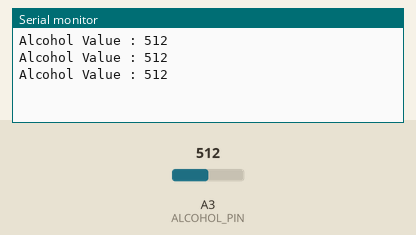
Recording of a sketch running on a simulated Arduino Uno, built with avr-gcc and run on an emulated ATmega328P. Parts: the last lines printed to the serial monitor. The inputs (shaded band) are chosen by the test bench; at power-on: A3 (ALCOHOL_PIN) = 512.

Above: at 1.3 s.
1.4 s: A3 (ALCOHOL_PIN) set to 716
At 1.9 s:
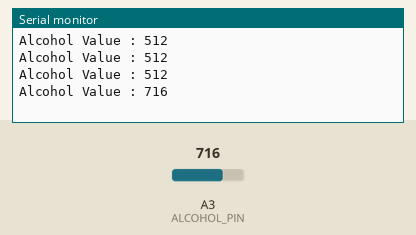
2.9 s: A3 (ALCOHOL_PIN) set to 900
At 3.4 s:
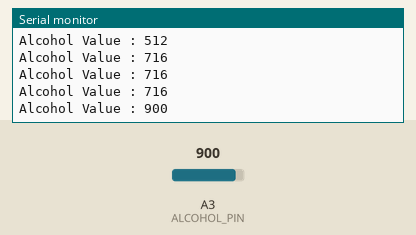
Timing chart, 0 to 5.9 s (numbered marks = the images above; inputs shaded):
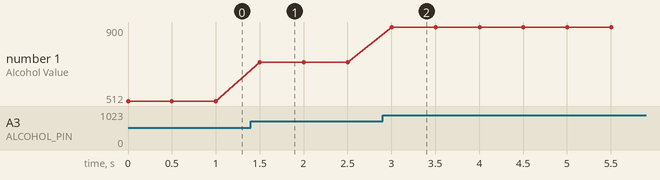

Measured:
- after the input at 1.4 s, the serial monitor: prints a new line after 0.10 s (image 1)
- after the input at 2.9 s, the serial monitor: prints a new line after 0.10 s (image 2)
- plotted number 1: 512 → 716 after the input at 1.4 s, 716 → 900 after the input at 2.9 s

The sketch:

alcohol.ino
```cpp
#define ALCOHOL_PIN A3

void setup() {
  Serial.begin(9600);
  while (!Serial);
  pinMode(ALCOHOL_PIN, INPUT);

}

void loop() {
  Serial.print("Alcohol Value : ");
  Serial.println(analogRead(ALCOHOL_PIN));
  delay(500);
}
```
